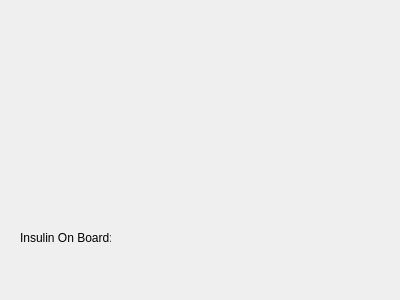
<?xml version="1.0" encoding="UTF-8"?>
<ui version="4.0">
 <class>InsulinGauge</class>
 <widget class="QWidget" name="InsulinGauge">
  <property name="geometry">
   <rect>
    <x>0</x>
    <y>0</y>
    <width>400</width>
    <height>300</height>
   </rect>
  </property>
  <property name="windowTitle">
   <string>Form</string>
  </property>
  <widget class="QLabel" name="InsulinLevel">
   <property name="geometry">
    <rect>
     <x>20</x>
     <y>230</y>
     <width>91</width>
     <height>16</height>
    </rect>
   </property>
   <property name="text">
    <string>Insulin On Board: </string>
   </property>
  </widget>
 </widget>
 <resources/>
 <connections/>
</ui>
